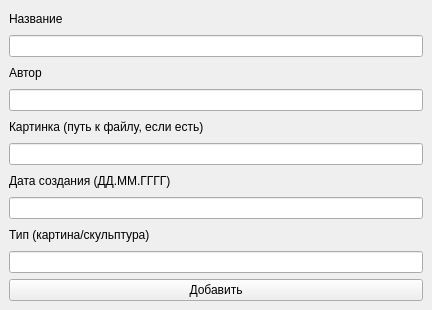
<?xml version="1.0" encoding="UTF-8"?>
<ui version="4.0">
 <class>MainWindow</class>
 <widget class="QMainWindow" name="MainWindow">
  <property name="geometry">
   <rect>
    <x>0</x>
    <y>0</y>
    <width>432</width>
    <height>310</height>
   </rect>
  </property>
  <property name="minimumSize">
   <size>
    <width>432</width>
    <height>310</height>
   </size>
  </property>
  <property name="maximumSize">
   <size>
    <width>432</width>
    <height>310</height>
   </size>
  </property>
  <property name="windowTitle">
   <string>Add info</string>
  </property>
  <widget class="QWidget" name="centralwidget">
   <layout class="QVBoxLayout" name="verticalLayout">
    <item>
     <widget class="QLabel" name="label">
      <property name="text">
       <string>Название</string>
      </property>
     </widget>
    </item>
    <item>
     <widget class="QLineEdit" name="lineEdit"/>
    </item>
    <item>
     <widget class="QLabel" name="label_2">
      <property name="text">
       <string>Автор</string>
      </property>
     </widget>
    </item>
    <item>
     <widget class="QLineEdit" name="lineEdit_2"/>
    </item>
    <item>
     <widget class="QLabel" name="label_3">
      <property name="text">
       <string>Картинка (путь к файлу, если есть)</string>
      </property>
     </widget>
    </item>
    <item>
     <widget class="QLineEdit" name="lineEdit_3"/>
    </item>
    <item>
     <widget class="QLabel" name="label_4">
      <property name="text">
       <string>Дата создания (ДД.ММ.ГГГГ)</string>
      </property>
     </widget>
    </item>
    <item>
     <widget class="QLineEdit" name="lineEdit_4"/>
    </item>
    <item>
     <widget class="QLabel" name="label_5">
      <property name="text">
       <string>Тип (картина/скульптура)</string>
      </property>
     </widget>
    </item>
    <item>
     <widget class="QLineEdit" name="lineEdit_5"/>
    </item>
    <item>
     <widget class="QPushButton" name="pushButton">
      <property name="text">
       <string>Добавить</string>
      </property>
     </widget>
    </item>
   </layout>
  </widget>
 </widget>
 <resources/>
 <connections/>
</ui>
